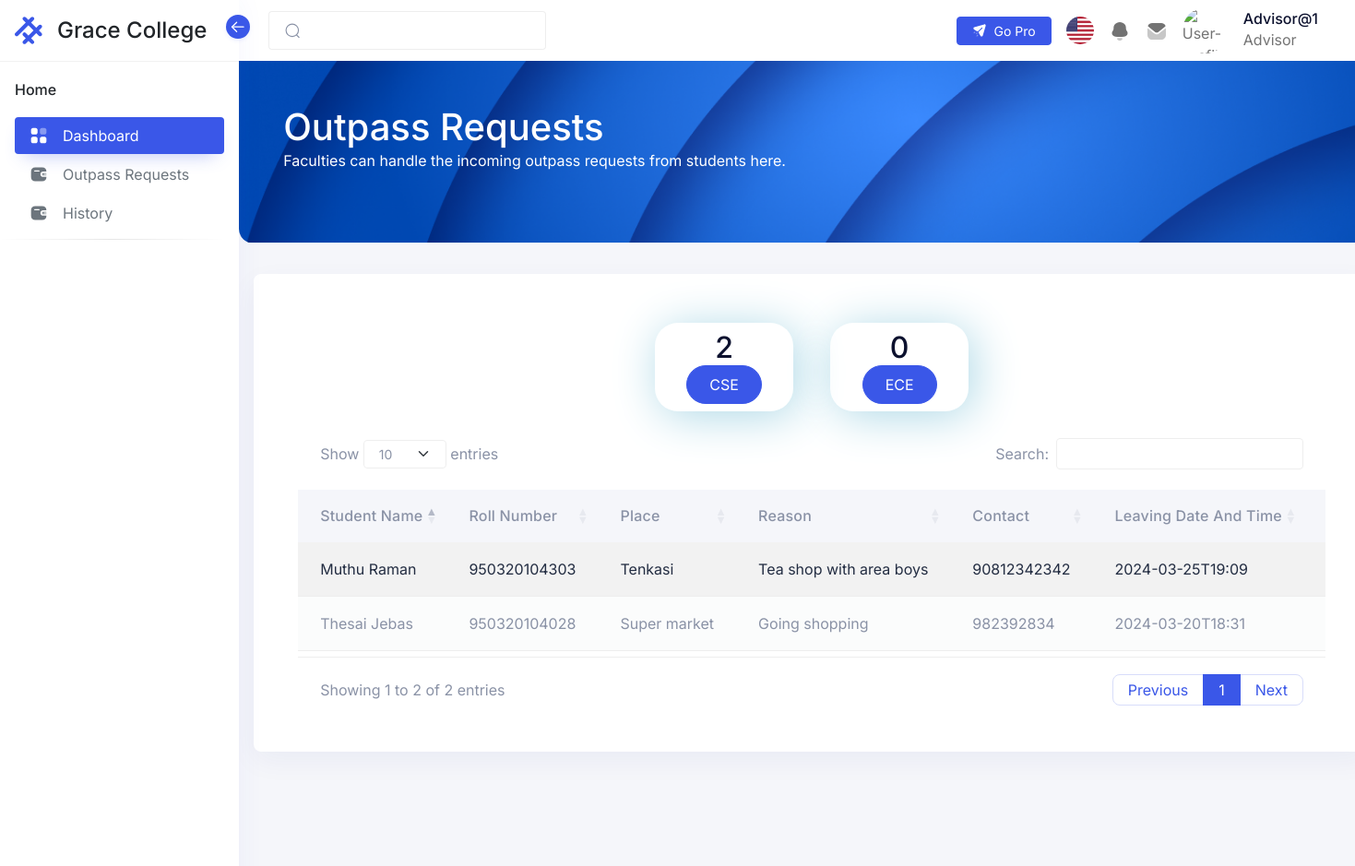
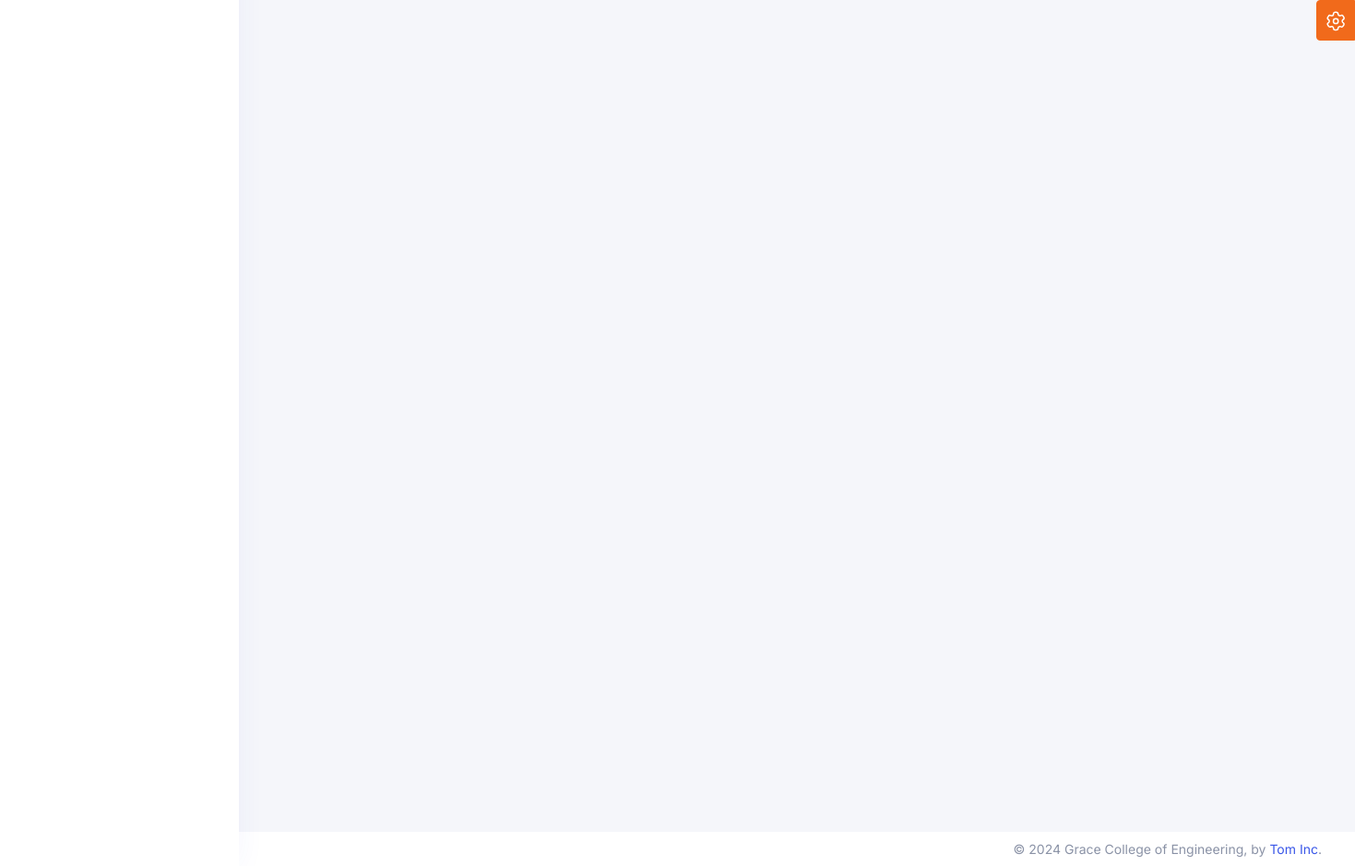
/security/pages/outpassRequests.php (signed in), run on the app's committed database (2 pictures, top to bottom).
### tables this page shows
CREATE TABLE `student_details` (
  `studentdetailsid` int(11) NOT NULL,
  `sno` int(10) NOT NULL,
  `studentname` varchar(225) NOT NULL,
  `rollnumber` varchar(225) NOT NULL,
  `dateofbirth` varchar(225) NOT NULL,
  `stream` varchar(225) NOT NULL,
  `branch` varchar(225) NOT NULL,
  `father/guardianname` varchar(225) NOT NULL,
  `father/guardiannumber` int(11) NOT NULL,
  `address` varchar(225) NOT NULL,
  `datm` timestamp NOT NULL DEFAULT current_timestamp() ON UPDATE current_timestamp(),
  `classadvisor` varchar(100) NOT NULL
);

CREATE TABLE `permission_details` (
  `permissiondetailsid` int(11) NOT NULL,
  `sno` int(11) NOT NULL,
  `rollnumber` varchar(225) NOT NULL,
  `permissiontype` varchar(225) NOT NULL,
  `leavingdatetime` varchar(225) NOT NULL,
  `place` varchar(225) NOT NULL,
  `reason` varchar(225) NOT NULL,
  `contactnumber` varchar(220) NOT NULL,
  `status` varchar(225) NOT NULL,
  `outtime` varchar(225) NOT NULL,
  `datm` timestamp NOT NULL DEFAULT current_timestamp() ON UPDATE current_timestamp(),
  `acceptedby` varchar(200) NOT NULL,
  `rejectedby` varchar(200) NOT NULL
);

### security/pages/outpassRequests.php (the view, shortened to what this page needs)
<?php
include($_SERVER['DOCUMENT_ROOT'] . '/gatePass/Includes/Header.php');
include('../Menu.php');
$sql = "SELECT * FROM `permission_details` WHERE status=4 ORDER BY datm";
$result = mysqli_query($conn, $sql);
if ($result) {
    $pendingRequests = array();
    while ($row = $result->fetch_assoc()) {
        $pendingRequests[] = $row;
    }
}
$sql = "SELECT * FROM student_details";
$result = mysqli_query($conn, $sql);
if ($result) {
    $students = array();
    $departments = array();
    while ($row = $result->fetch_assoc()) {
        $students[] = $row;
        $departments[] = $row['branch'];
    }
    $departments = array_unique($departments);
}
$differentDepartmentStudents = array();
foreach ($departments as $department) {
    foreach ($students as $student) {
        if ($department == $student['branch']) {
            $differentDepartmentStudents[$department][] =  $student;
        }
    }
}
foreach ($differentDepartmentStudents as $department => $departmentStudents) {
    $requestCount = 0;
    foreach ($departmentStudents as $student) {
        foreach ($pendingRequests as $request) {
            if ($student['sno'] == $request['sno']) {
                $requestCount = $requestCount + 1;
            }
        }
    }
    $studentsCountFromDepartments[$department] = $requestCount;
}
?>
<div class="iq-navbar-header" style="height: 215px;">
    <div class="container-fluid iq-container">
        <div class="row">
            <div class="col-md-12">
                <div class="flex-wrap d-flex justify-content-between align-items-center">
                    <div>
                        <h1>Outpass Requests</h1>
                        <p>Faculties can handle the incoming outpass requests from students here.</p>
                    </div>
                </div>
            </div>
        </div>
    </div>
    <div class="iq-header-img">
        <img src="/gatePass/assets/images/dashboard/top-header.png" alt="header" class="theme-color-default-img img-fluid w-100 h-100 animated-scaleX">
    </div>
</div>
<div class="card m-3 w-100 text ">
    <div class="card-body">
        <div class="bd-example">
            <div class="card-body">
                <div class="flexContainer">
                    <?php foreach ($studentsCountFromDepartments as $department => $count) { ?>
                        <div class="numberCard">
                            <h2 class="counter mt-2 countField"><?php echo $count ?></h2>
                            <button class="btn btn-primary numberCardBtn mb-2" department="<?php echo $department ?>"><?php echo ucfirst($department) ?></button>
                        </div>
                    <?php } ?>
                </div>
                <div class="table-responsive">
                    <div class="table-responsive">
                        <table id="datatable" class="table table-striped mb-4" data-toggle="data-table">
                            <thead>
                                <tr>
                                    <th>Student Name</th>
                                    <th>Roll Number</th>
                                    <th>Place</th>
                                    <th>Reason</th>
                                    <th>Contact</th>
                                    <th>Leaving Date And Time</th>
                                    <th>Approval</th>
                                </tr>
                            </thead>
                            <tbody id="tableBody">
                                <?php foreach ($pendingRequests as $request) { ?>
                                    <?php
                                    foreach ($students as $student) {
                                        if ($student['sno'] == $request['sno']) {
                                            $studentName = $student['studentname'];
                                            $studentRollNumber = $student['rollnumber'];
                                            $place = $request['place'];
                                            $reason = $request['reason'];
                                            $contact = $request['contactnumber'];
                                            $leavingDateAndTime = $request['leavingdatetime'];
                                    ?>
                                            <tr>
                                                <td><?php echo $studentName ?></td>
                                                <td><?php echo $studentRollNumber ?></td>
                                                <td><?php echo $place ?></td>
                                                <td><?php echo $reason ?></td>
                                                <td><?php echo $contact ?></td>
                                                <td><?php echo $leavingDateAndTime ?></td>
                                                <td>
                                                </td>
                                            </tr>
                                <?php                                         }
                                    }
                                } ?>
                            </tbody>
                        </table>
                    </div>
                </div>
            </div>
        </div>
    </div>
    <?php
    include($_SERVER['DOCUMENT_ROOT'] . '/gatePass/Includes/Footer.php');
    ?>

### security/Menu.php (shortened to what this page needs)
<aside class="sidebar sidebar-default sidebar-white sidebar-base navs-rounded-all ">
  <div class="sidebar-header d-flex align-items-center justify-content-start">
    <a href="../dashboard/index.html" class="navbar-brand">
      <div class="logo-main">
        <div class="logo-normal">
        </div>
      </div>
      <h4 class="logo-title">Grace College</h4>
    </a>
    <div class="sidebar-toggle" data-toggle="sidebar" data-active="true">
      <i class="icon">
      </i>
    </div>
  </div>
  <div class="sidebar-body pt-0 data-scrollbar">
    <div class="sidebar-list">
      <ul class="navbar-nav iq-main-menu" id="sidebar-menu">
        <li class="nav-item static-item">
          <a class="nav-link static-item disabled" href="../Gallery" tabindex="-1">
            <span class="default-icon">Home</span>
          </a>
        </li>
        <li class="nav-item">
          <a class="nav-link active" aria-current="page" href="../Gallery">
            <i class="icon">
            </i>
            <span class="item-name">Dashboard</span>
          </a>
        </li>
        <li class="nav-item">
          <a class="nav-link" aria-current="page" href="/gatePass/security/pages/outpassRequests.php">
            <i class="icon">
            </i>
            <span class="item-name">Outpass Requests
            </span>
          </a>
        </li>
        <li class="nav-item">
          <a class="nav-link" aria-current="page" href="/gatePass/security/pages/historyPage.php">
            <i class="icon">
            </i>
            <span class="item-name">History
            </span>
          </a>
        </li>
        <li>
          <hr class="hr-horizontal">
        </li>
      </ul>
    </div>
  </div>
</aside>
<main class="main-content">
  <div class="position-relative iq-banner">
    <nav class="nav navbar navbar-expand-lg navbar-light iq-navbar">
      <div class="container-fluid navbar-inner">
        <div class="input-group search-input">
          <span class="input-group-text" id="search-input">
          </span>
          <input type="search" class="form-control" placeholder="">
        </div>
        <div class="collapse navbar-collapse" id="navbarSupportedContent">
          <ul class="mb-2 navbar-nav ms-auto align-items-center navbar-list mb-lg-0">
            <li class="me-0 me-xl-2">
              <a class="btn btn-primary btn-sm d-flex gap-2 align-items-center" aria-current="page" href="http://hopeui.iqonic.design/pro?utm_source=hopeui-free-demo&utm_medium=hopeui-free-demo&utm_campaign=hopeui-pro-launch" target="_blank">
                Go Pro
              </a>
            </li>
            <li class="nav-item dropdown">
              <a href="#" class="search-toggle nav-link" id="dropdownMenuButton2" data-bs-toggle="dropdown" aria-haspopup="true" aria-expanded="false">
                <img src="/gatePass/assets/images/Flag/flag001.png" class="img-fluid rounded-circle" alt="user" style="height: 30px; min-width: 30px; width: 30px;">
              </a>
            </li>
            <li class="nav-item dropdown">
              <a href="#" class="nav-link" id="notification-drop" data-bs-toggle="dropdown">
              </a>
            </li>
            <li class="nav-item dropdown">
              <a href="#" class="nav-link" id="mail-drop" data-bs-toggle="dropdown" aria-haspopup="true" aria-expanded="false">
              </a>
            </li>
            <li class="nav-item dropdown">
              <a class="py-0 nav-link d-flex align-items-center" href="#" id="navbarDropdown" role="button" data-bs-toggle="dropdown" aria-expanded="false">
                <img src="/gatePass/assets/images/avatars/01.png" alt="User-Profile" class="theme-color-default-img img-fluid avatar avatar-50 avatar-rounded">
                <div class="caption ms-3 d-none d-md-block ">
                  <h6 class="mb-0 caption-title"><?php echo ucfirst($userName) ?></h6>
                  <p class="mb-0 caption-sub-title"><?php echo ucfirst($roleName) ?></p>
                </div>
              </a>
            </li>
          </ul>
        </div>
      </div>
    </nav>
  </div>

### security/pages/outpassRequests.php (style rules this page uses)
.flexContainer { display: flex; justify-content: center; }
.numberCard { display: flex; margin: 5px 20px; flex-direction: column; justify-content: space-between; align-items: center; min-width: 150px; border-radius: 25px; box-shadow: 5px 5px 50px lightblue; }
.numberCardBtn { border-radius: 25px; }

### data on the page
permission_details: place "Super market", reason "Going shopping", contactnumber "982392834", leavingdatetime "2024-03-20T18:31"
student_details: studentname "Thesai Jebas", rollnumber "950320104028"
permission_details: place "Tenkasi", reason "Tea shop with area boys", contactnumber "90812342342", leavingdatetime "2024-03-25T19:09"
student_details: studentname "Muthu Raman", rollnumber "950320104303"

### other printed values
$userName "Advisor@1"
$roleName "Advisor"
$count "2"
$department "CSE"
$count "0"
$department "ECE"
